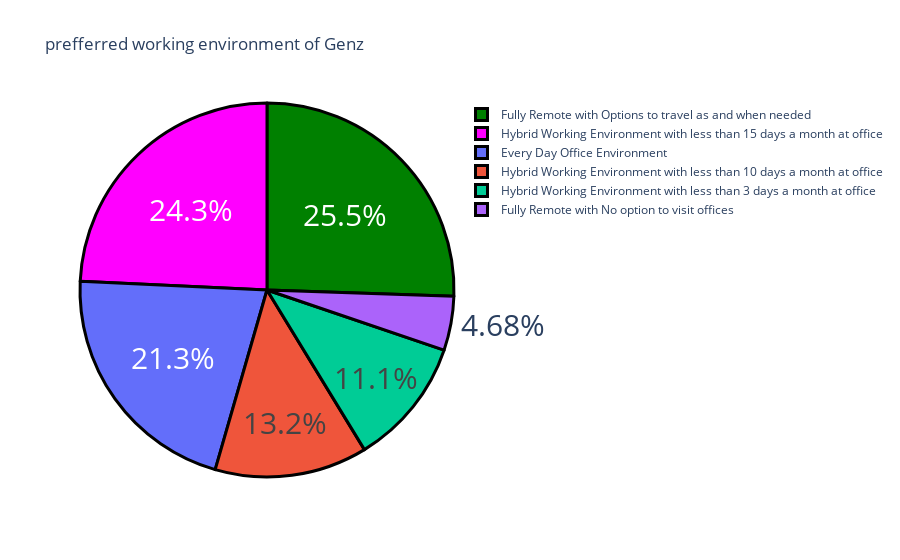

Notebook code for this chart:
### Markdown cell above
What is the prefferred working environment of Genz

### Code cell
question = data['What is the most preferred working environment for you.'].value_counts()
label = question.index
counts = question.values
colors = ['green','magenta']
fig = go.Figure(data = [go.Pie(labels = label,values = counts)])
fig.update_layout(title_text = " prefferred working environment of Genz")
fig.update_traces(hoverinfo='label+value',textinfo = 'percent' ,textfont_size = 30,marker = dict (colors = colors ,line = dict(color = 'black',width = 3)))

### Figure 1 — Plotly figure (JSON) as saved in the notebook; plotly's stock layout.template omitted (floating-point values rounded to 4 significant figures)
{"data": [{"hoverinfo": "label+value", "labels": ["Fully Remote with Options to travel as and when needed", "Hybrid Working Environment with less than 15 days a month at office", "Every Day Office Environment", "Hybrid Working Environment with less than 10 days a month at office", "Hybrid Working Environment with less than 3 days a month at office", "Fully Remote with No option to visit offices"], "marker": {"colors": ["green", "magenta"], "line": {"color": "black", "width": 3}}, "textfont": {"size": 30}, "textinfo": "percent", "type": "pie", "values": [60, 57, 50, 31, 26, 11]}], "layout": {"autosize": true, "title": {"text": " prefferred working environment of Genz"}}}
